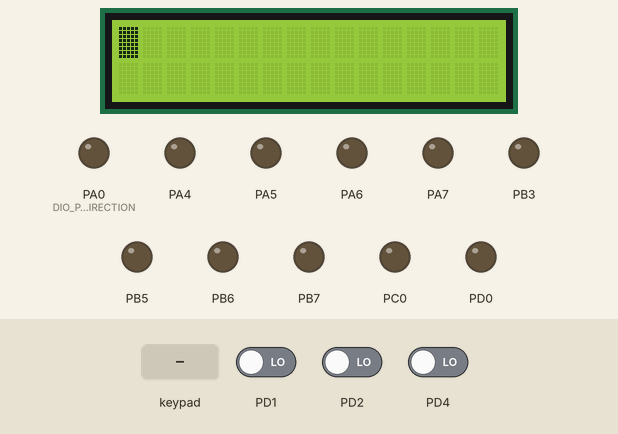
Bench run of a program on a simulated ATmega32, built with avr-gcc and emulated at 16 MHz. Shown: 16×2 character LCD, output pins drawn as LEDs (lit = HIGH). Wiring (inferred from the names in the program): 4×4 keypad with keys 7 8 9 / 4 5 6 * 1 2 3 - C 0 = +: rows PC5, PC4, PC3, PC2; columns PD3, PD5, PD6, PD7; character LCD (HD44780): RS PA3; E PA2; data PB0, PB1, PB2, PB4. Inputs (shaded band) come from the test bench; at power-on: PD1 LOW, PD2 LOW, PD4 LOW. Pins used as bus, display or sensor lines are not drawn.

Above: at 1.2 s.
1.3 s: keypad keys 7 + 5 = pressed 0.4 s apart
At 1.75 s:
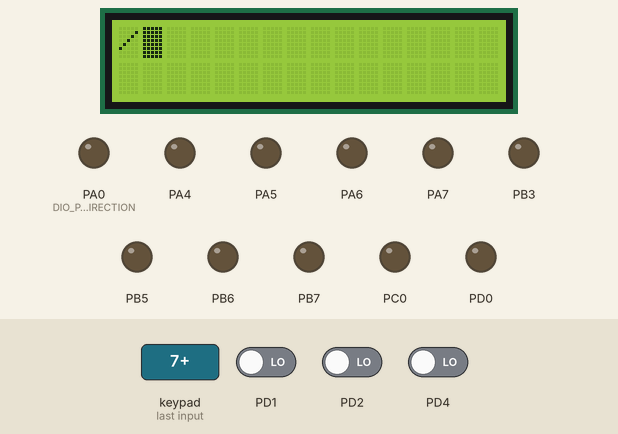
4.4 s: key '4' pressed
At 5.1 s:
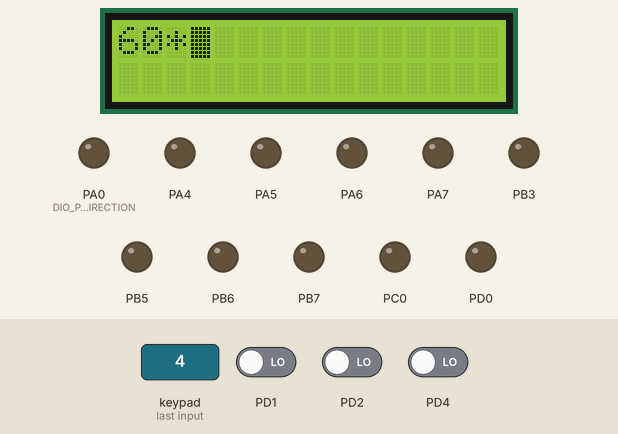
6.1 s: key '7' pressed
At 7.5 s:
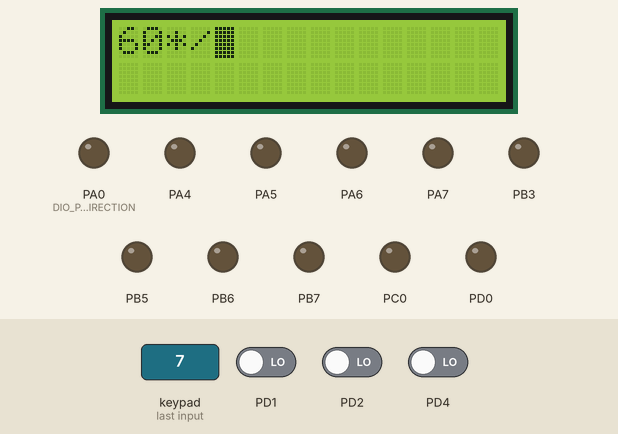
7.8 s: keypad keys 9 - 4 = pressed 0.4 s apart
At 9.8 s:
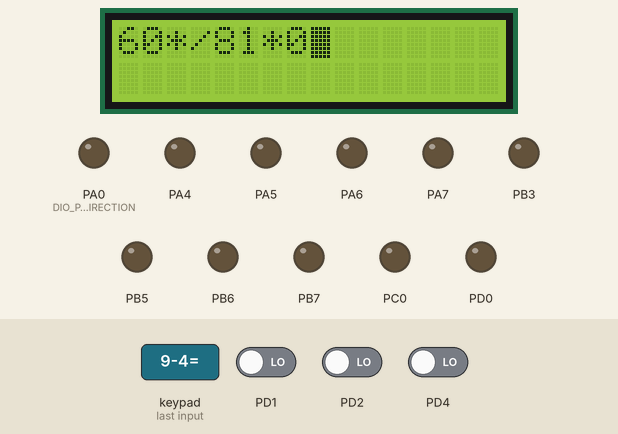
10.9 s: key 'C' pressed
At 12.3 s:
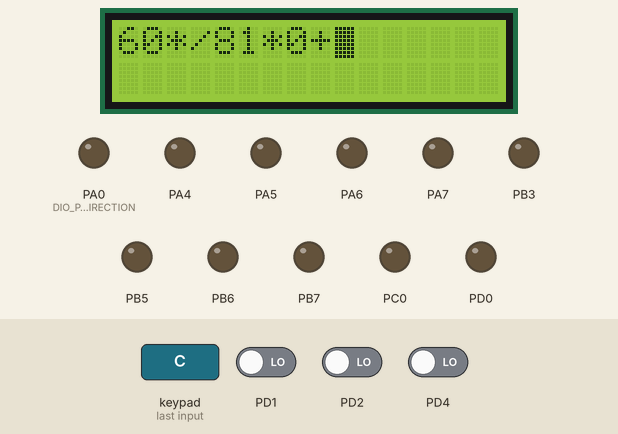
12.6 s: keypad keys 6 * 7 = pressed 0.4 s apart
At 14.6 s:
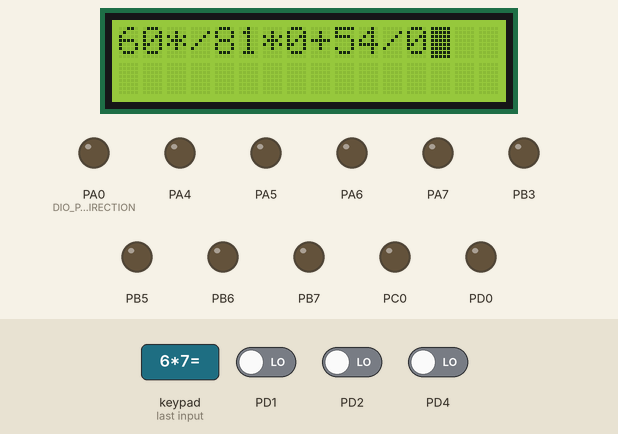
Timing chart, 0 to 16.1 s (numbered marks = the images above; inputs shaded):
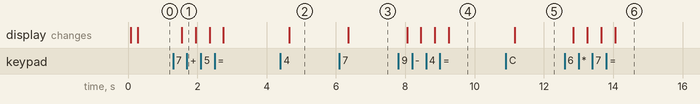

The program:

main.c
```c
/*
 * Simple_Calculator.c
 *
 * Created: 9/15/2023 6:05:09 PM
 * Author : youstina atef
 */

#include "STD_TYPES.h"
#include "BIT_MATH.h"

#include "DIO_Interface.h"
#include "DIO_Confg.h"
#include "DIO_Private.h"

#include "LCD_interface.h"
#include "LCD_config.h"
#include "LCD_private.h"

#include "KEY_Interface.h"
#include "KEY_Confg.h"
#include "KEY_Private.h"

#define F_CPU   16000000
#include <util/delay.h>

int main(void)
{
    DIO_init();
    LCD_init();
    KEY_VoidInit();

    LCD_GoTo(0,4);
    LCD_WriteString("WElCOME");
    LCD_GoTo(1,3);
    LCD_WriteString("CALCULATOR");
    _delay_ms(200);
    LCD_Clear();

    uint8 PressedKey,Operator='\0';
    f32 Num1=0,Num2=0;
    f32 Res;
    while(1)
    {
	    PressedKey = Key_U8PressedKey();

	    if(PressedKey>='0' && PressedKey<='9')
	    {
		    if(Operator=='\0')
		    {
		            LCD_Write_CHAR(PressedKey);
			    Num1 = Num1*10 + (PressedKey-'0');
		    }
		    else
		    {
				LCD_Write_CHAR(PressedKey);
			    Num2 = (Num2*10) + (PressedKey-'0');
		    }
	    }
	    else if(PressedKey=='+' || PressedKey=='-' || PressedKey=='*' ||PressedKey=='/' )
	    {
		    LCD_Write_CHAR(PressedKey);
		    Operator = PressedKey;
	    }
	    else if(PressedKey=='=')
	    {
		    LCD_Write_CHAR(PressedKey);
		    switch(Operator)
		    {
			    case '+':
			    Res = Num1 + Num2;
			    break;
			    case '-':
			    Res = Num1 - Num2;
			    break;
			    case '*':
			    Res = Num1 * Num2;
			    break;
			    case '/':
			    if(Num2!=0)
			    {
				    Res=Num1/Num2;
			    }
			    else
			    {
				    LCD_Clear();
				    LCD_WriteString("Division By Zero");
				    continue;
			    }
			    break;
			    default :
			    LCD_Clear();
			    LCD_WriteString("Invalid Operator !");
		    }

		    LCD_WriteNUM(Res);
		    Num1 = Res;
			 Num2 = 0;
		    Operator = '\0';

	    }
	    else if(PressedKey=='C')
	    {
		    LCD_Clear();
		    Num1 = 0;
			Num2 =0;
		    Operator='\0';
	    }

    }
    return 0;
}
```

LCD_config.h
```c
/*
 * LCD_config.h
 *
 * Created: 9/15/2023 9:49:33 PM
 *  Author: youstina atef
 */


#ifndef LCD_CONFIG_H_
#define LCD_CONFIG_H_

#include "DIO_Interface.h"


 #define LCD_CMD_PORT   DIO_PORTA

 #define RS_PIN         DIO_PIN3
 #define RW_PIN         DIO_PIN1
 #define E_PIN          DIO_PIN2

 #define LCD_DATA_PORT  DIO_PORTB
 #define LCD_D4_Pin         DIO_PIN0
 #define LCD_D5_Pin         DIO_PIN1
 #define LCD_D6_Pin         DIO_PIN2
 #define LCD_D7_Pin         DIO_PIN4

#endif /* LCD_CONFIG_H_ */
```

KEY_Confg.h
```c
/*
 * KEY_Confg.h
 *
 * Created: 9/14/2023 2:22:25 AM
 *  Author: youstina atef
 */


#ifndef KEY_CONFG_H_
#define KEY_CONFG_H_

#include "DIO_Interface.h"


#define ROWS_PORT       DIO_PORTC
#define KPD_R1_PIN 		DIO_PIN5
#define KPD_R2_PIN 		DIO_PIN4
#define KPD_R3_PIN 		DIO_PIN3
#define KPD_R4_PIN 		DIO_PIN2

#define COLS_PORT       DIO_PORTD
#define KPD_C1_PIN 		DIO_PIN7
#define KPD_C2_PIN 		DIO_PIN6
#define KPD_C3_PIN 		DIO_PIN5
#define KPD_C4_PIN 		DIO_PIN3


#define KPD_KEYS 	{{'7','8','9','/'}, {'4','5','6','*'},{'1','2','3','-'},{'C','0','=','+'}}


#define KEYPAD_COLUMN_START KPD_C1_PIN
#define KEYPAD_COLUMN_END   KPD_C4_PIN

/***************************************************************************************/

#define KEYPAD_ROW_START KPD_R1_PIN
#define KEYPAD_ROW_END   KPD_R4_PIN

/***************************************************************************************/

#define KEYPAD_ROWS_NO       (uint8)4
#define KEYPAD_COLUMNS_NO    (uint8)4

#define KEYPAD_NOT_PRESSED   (uint8)0xff

/***************************************************************************************/

#endif /* KEY_CONFG_H_ */
```

KEY_Interface.h
```c
/*
 * KEY_Interface.h
 *
 * Created: 9/14/2023 2:22:06 AM
 *  Author: youstina atef
 */


#ifndef KEY_INTERFACE_H_
#define KEY_INTERFACE_H_

#include "STD_TYPES.h"

void KEY_VoidInit(void);
uint8 Key_U8PressedKey();


#endif /* KEY_INTERFACE_H_ */
```

KEY_Program.c
```c
/*
 * KEY_Program.c
 *
 * Created: 9/14/2023 2:21:41 AM
 *  Author: youstina atef
 */

#include "STD_TYPES.h"
#include "BIT_MATH.h"

#include "DIO_Interface.h"

#include "KEY_Interface.h"
#include "KEY_Confg.h"
#include "KEY_Private.h"

#include <util/delay.h>

uint8 COL_ARR[4]={
	KPD_C1_PIN,KPD_C2_PIN,KPD_C3_PIN,KPD_C4_PIN
};

uint8 ROW_ARR[4]={
	KPD_R1_PIN,KPD_R2_PIN,KPD_R3_PIN,KPD_R4_PIN
};

void KEY_VoidInit(void)
{
		//Setting Rows to Input Pullup
	DIO_setPinDirection(ROWS_PORT,KPD_R1_PIN,DIO_INITIAL_OUTPUT);
	DIO_setPinDirection(ROWS_PORT,KPD_R2_PIN,DIO_INITIAL_OUTPUT);
	DIO_setPinDirection(ROWS_PORT,KPD_R3_PIN,DIO_INITIAL_OUTPUT);
	DIO_setPinDirection(ROWS_PORT,KPD_R4_PIN,DIO_INITIAL_OUTPUT);

	DIO_setPinValue(ROWS_PORT,KPD_R1_PIN,DIO_INITIAL_OUTPUT_HIGH);
	DIO_setPinValue(ROWS_PORT,KPD_R2_PIN,DIO_INITIAL_OUTPUT_HIGH);
	DIO_setPinValue(ROWS_PORT,KPD_R3_PIN,DIO_INITIAL_OUTPUT_HIGH);
	DIO_setPinValue(ROWS_PORT,KPD_R4_PIN,DIO_INITIAL_OUTPUT_HIGH);
	//Setting Columns to Output High
	DIO_setPinDirection(COLS_PORT,KPD_C1_PIN,DIO_INITIAL_INPUT);
	DIO_setPinDirection(COLS_PORT,KPD_C2_PIN,DIO_INITIAL_INPUT);
	DIO_setPinDirection(COLS_PORT,KPD_C3_PIN,DIO_INITIAL_INPUT);
	DIO_setPinDirection(COLS_PORT,KPD_C4_PIN,DIO_INITIAL_INPUT);

    DIO_setPinValue(COLS_PORT,KPD_C1_PIN,DIO_INITIAL_INPUT_PULLUP);
    DIO_setPinValue(COLS_PORT,KPD_C2_PIN,DIO_INITIAL_INPUT_PULLUP);
    DIO_setPinValue(COLS_PORT,KPD_C3_PIN,DIO_INITIAL_INPUT_PULLUP);
    DIO_setPinValue(COLS_PORT,KPD_C4_PIN,DIO_INITIAL_INPUT_PULLUP);


}
uint8 Key_U8PressedKey()
{
	uint8 Local_u8PressedSwitch = KEYPAD_NOT_PRESSED;
	uint8 Local_u8aKeyPadMap[KEYPAD_ROWS_NO][KEYPAD_COLUMNS_NO] = KPD_KEYS;
	uint8 Local_u8CurrentCol;
	uint8 Local_u8CurrentRow;
	uint8 Local_u8CurrentStatus;

		for (Local_u8CurrentRow = 0 ;Local_u8CurrentRow < KEYPAD_ROWS_NO ;Local_u8CurrentRow++)

	{
		DIO_setPinValue(ROWS_PORT,ROW_ARR[Local_u8CurrentRow],DIO_PIN_LOW);
	for (Local_u8CurrentCol = 0;Local_u8CurrentCol < KEYPAD_COLUMNS_NO ;Local_u8CurrentCol++)

		{
			DIO_getPinValue(COLS_PORT,COL_ARR[Local_u8CurrentCol] , &Local_u8CurrentStatus);
			/*If Switch is pressed */
			if (Local_u8CurrentStatus == DIO_PIN_LOW   ) //as pin is pull up
			{
				_delay_ms(250);
				/*Wait For Debouncing*/
				/*If Switch is pressed */
			if (Local_u8CurrentStatus == DIO_PIN_LOW ) //as pin is pull up
				{
			Local_u8PressedSwitch = Local_u8aKeyPadMap[Local_u8CurrentRow][Local_u8CurrentCol];

				}
			}
		}
		/*Deactivate the column*/
		DIO_setPinValue(ROWS_PORT,ROW_ARR[Local_u8CurrentRow],DIO_PIN_HIGH);

	}
	return Local_u8PressedSwitch ;
}
```

LCD_interface.h
```c
/*
* LCD_interface.h
*
* Created: 9/15/2023 9:49:53 PM
*  Author: youstina atef
*/


#ifndef LCD_INTERFACE_H_
#define LCD_INTERFACE_H_

#include "DIO_Interface.h"
#include "LCD_config.h"
#include "LCD_private.h"
#define F_CPU 16000000
#include "util/delay.h"


void LCD_init();
void LCD_Write_CMD(uint8 CMD);
void LCD_Write_CHAR(uint8 CHAR);
void LCD_WriteString(const uint8 * str);

void LCD_WriteNUM(s64 NUM);
void LCD_WriteFLOAT(f64 num,uint8 Percision);
 void LCD_Clear(void);

void LCD_GoTo(uint8 ROW, uint8 COL);

#endif /* LCD_INTERFACE_H_ */
```

LCD_prog.c
```c
/*
* LCD_prog.c
*
* Created: 9/15/2023 9:50:14 PM
*  Author: Youstina
*/
#include "STD_TYPES.h"
#include "BIT_MATH.h"

#include "DIO_Interface.h"
#include "DIO_Confg.h"
#include "DIO_Private.h"

#include "LCD_interface.h"
#include "LCD_config.h"
#include "LCD_private.h"


void LCD_init(){
	_delay_ms(35);

	// set Rs pin = 0 (write command)
	DIO_setPinValue(LCD_CMD_PORT,RS_PIN,DIO_PIN_LOW);
	private_voidWriteHalfPort(0b0010);
	/* Enable Pulse *//* H => L */
	DIO_setPinValue(LCD_CMD_PORT,E_PIN,DIO_PIN_HIGH);
	_delay_ms(1);
	DIO_setPinValue(LCD_CMD_PORT,E_PIN,DIO_PIN_LOW);
	LCD_Write_CMD(0b00101000);
	_delay_us(45);

	// Display on off Control (DisplayOn, Cursor on, Blink on)
	LCD_Write_CMD(0b00001111);
	_delay_us(45);

	// Clear Display
	//LCD_Write_CMD(0b00000001);
	_delay_ms(2);

	// Set Entry Mode
	LCD_Write_CMD(0b00000110);
}

void LCD_Write_CMD(uint8 CMD){

	// set Rs pin = 0 (write command)
	DIO_setPinValue(LCD_CMD_PORT,RS_PIN,DIO_PIN_LOW);

	// Write The Most 4 bits Of command on Data Pins
	private_voidWriteHalfPort(CMD>>4);

	/* Enable Pulse *//* H => L */
	DIO_setPinValue(LCD_CMD_PORT,E_PIN,DIO_PIN_HIGH);
	_delay_ms(1);
	DIO_setPinValue(LCD_CMD_PORT,E_PIN,DIO_PIN_LOW);

	// Write The Least 4 bits Of command on Data Pins
	private_voidWriteHalfPort(CMD);

	/* Enable Pulse *//* H => L */
	DIO_setPinValue(LCD_CMD_PORT,E_PIN,DIO_PIN_HIGH);
	_delay_ms(1);
	DIO_setPinValue(LCD_CMD_PORT,E_PIN,DIO_PIN_LOW);
}

void LCD_Write_CHAR(uint8 CHAR){

	// set Rs pin = 1 (write data)
	DIO_setPinValue(LCD_CMD_PORT,RS_PIN,DIO_PIN_HIGH);

	// Write The Most 4 bits Of data on Data Pins
	private_voidWriteHalfPort(CHAR>>4);

	/* Enable Pulse *//* H => L */
	DIO_setPinValue(LCD_CMD_PORT,E_PIN,DIO_PIN_HIGH);
	_delay_ms(1);
	DIO_setPinValue(LCD_CMD_PORT,E_PIN,DIO_PIN_LOW);

	// Write The Least 4 bits Of data on Data Pins
	private_voidWriteHalfPort(CHAR);

	/* Enable Pulse *//* H => L */
	DIO_setPinValue(LCD_CMD_PORT,E_PIN,DIO_PIN_HIGH);
	_delay_ms(1);
	DIO_setPinValue(LCD_CMD_PORT,E_PIN,DIO_PIN_LOW);
}


void LCD_GoTo(uint8 ROW, uint8 COL)
{
	uint8 Address[2] = {LCD_Line1_1stAddress, LCD_Line2_1stAddress};
	LCD_Write_CMD(Address[ROW] + COL);
}


void LCD_Clear(void)
{
	LCD_Write_CMD(CMD_Clear_Display);
}

void LCD_WriteString(const uint8 * str){

	while( (*str) !='\0'){
		LCD_Write_CHAR(*str);
		str++;

	}
}

void LCD_WriteNUM(s64 NUM){
	u64 Multiplier=1;

	if(NUM == 0){	LCD_Write_CHAR('0'); 	}

	else
	{
		if(NUM < 0) {	LCD_Write_CHAR('-');
		NUM *= -1;		 }

		if(NUM > 0){

			while( (s64)(NUM/Multiplier) != 0){	Multiplier*=10;	}

			do
			{
				Multiplier/=10;
				LCD_Write_CHAR( NUM/Multiplier +'0');
				NUM %=Multiplier;
			}
			while(Multiplier != 1 );

		}
	}
}

void LCD_WriteFLOAT(f64 num,uint8 Percision)
{
	u64 val,i;
	val = (u64) num;
	LCD_WriteNUM(val);
	LCD_Write_CHAR('.');
	num -= val;
	for (i = 0; i < Percision; i++)
	{
		num *=10;
		val = (int)num;
		LCD_Write_CHAR(val+'0');
		num -=val;
	}
}


static void private_voidWriteHalfPort(uint8 copy_u8Value)
{
	DIO_setPinValue(LCD_DATA_PORT,LCD_D4_Pin,GET_BIT(copy_u8Value,0));
	DIO_setPinValue(LCD_DATA_PORT,LCD_D5_Pin,GET_BIT(copy_u8Value,1));
	DIO_setPinValue(LCD_DATA_PORT,LCD_D6_Pin,GET_BIT(copy_u8Value,2));
	DIO_setPinValue(LCD_DATA_PORT,LCD_D7_Pin,GET_BIT(copy_u8Value,3));
}
```

KEY_Private.h
```c
/*
 * KEY_Private.h
 *
 * Created: 9/14/2023 2:21:19 AM
 *  Author: youstina atef
 */


#ifndef KEY_PRIVATE_H_
#define KEY_PRIVATE_H_


#endif /* KEY_PRIVATE_H_ */
```

LCD_private.h
```c
/*
 * LCD_private.h
 *
 * Created: 9/15/2023 9:49:13 PM
 *  Author: youstina atef
 */


#ifndef LCD_PRIVATE_H_
#define LCD_PRIVATE_H_

#define CMD_Clear_Display						             0x01
#define CMD_Return_Home				            			 0x02

#define CMD_Shift_Cursor_Left_Per_Read_Write				 0x04
#define CMD_Shift_Cursor_Right_Per_Read_Write				 0x06
#define CMD_Shift_Display_Right_Per_Read_Write               0x05
#define CMD_Shift_Display_Left_Per_Read_Write                0x07

#define CMD_Display_Cursor_Blink_ALL_OFF				     0x08
#define CMD_Display_Cursor_OFF_Blink_ON						 0x09
#define CMD_Display_OFF_Cursor_ON_Blink_OFF                  0x0A
#define CMD_Display_OFF_Cursor_Blink_ON                      0x0B
#define CMD_Display_ON_Cursor_Blink_OFF					     0x0C
#define CMD_Display_ON_Cursor_OFF_Blink_ON                   0x0D
#define CMD_Display_Cursor_ON_Blink_OFF          0x0E
#define CMD_Display_Cursor_Blink_ALL_ON          0X0F


#define CMD_Shift_Cursor_Position_Left           0x10
#define CMD_Shift_Cursor_Position_Right          0x14

#define CMD_Shift_Entire_Display_Left            0x18
#define CMD_Shift_Entire_Display_Right           0x1C


#define CMD_LCD_4Bit_Mode_1_Line_5X8			 0X20
#define CMD_LCD_4Bit_Mode_2_Line_5X8			 0X28

#define CMD_LCD_8Bit_Mode_1Line_5X8              0X30
#define CMD_LCD_8Bit_Mode_2Line_5X8              0X38


#define LCD_Line1_1stAddress                     0x80
#define LCD_Line2_1stAddress                     0xC0 //0X80+0X40=0XC0

#define CGRAM_CMD_OFFSET                         0X40
#define DDRAM_CMD_OFFSET                         0X80


static void private_voidWriteHalfPort(uint8 copy_u8Value);
#endif /* LCD_PRIVATE_H_ */
```

DIO_Confg.h
```c
/*
 * DIO_CONFG.h
 *
 * Created: 9/13/2023 11:51:16 PM
 *  Author: Youstina Atef
 */


#ifndef DIO_CONFG_H_
#define DIO_CONFG_H_

/* MACROS FOR PINS INITIALIZATION */

/* Options FOR Pins Initial Directions:
1- DIO_INITIAL_OUTPUT
2- DIO_INITIAL_INPUT
 */

#define DIO_PA0_INITIAL_DIRECTION                     DIO_INITIAL_OUTPUT
#define DIO_PA1_INITIAL_DIRECTION                     DIO_INITIAL_INPUT
#define DIO_PA2_INITIAL_DIRECTION                     DIO_INITIAL_OUTPUT
#define DIO_PA3_INITIAL_DIRECTION                     DIO_INITIAL_OUTPUT
#define DIO_PA4_INITIAL_DIRECTION                     DIO_INITIAL_OUTPUT
#define DIO_PA5_INITIAL_DIRECTION                     DIO_INITIAL_OUTPUT
#define DIO_PA6_INITIAL_DIRECTION                     DIO_INITIAL_OUTPUT
#define DIO_PA7_INITIAL_DIRECTION                     DIO_INITIAL_OUTPUT

#define DIO_PB0_INITIAL_DIRECTION                     DIO_INITIAL_OUTPUT
#define DIO_PB1_INITIAL_DIRECTION                     DIO_INITIAL_OUTPUT
#define DIO_PB2_INITIAL_DIRECTION                     DIO_INITIAL_OUTPUT
#define DIO_PB3_INITIAL_DIRECTION                     DIO_INITIAL_OUTPUT
#define DIO_PB4_INITIAL_DIRECTION                     DIO_INITIAL_OUTPUT
#define DIO_PB5_INITIAL_DIRECTION                     DIO_INITIAL_OUTPUT
#define DIO_PB6_INITIAL_DIRECTION                     DIO_INITIAL_OUTPUT
#define DIO_PB7_INITIAL_DIRECTION                     DIO_INITIAL_OUTPUT

#define DIO_PC0_INITIAL_DIRECTION                     DIO_INITIAL_OUTPUT
#define DIO_PC1_INITIAL_DIRECTION                     DIO_INITIAL_INPUT
#define DIO_PC2_INITIAL_DIRECTION                     DIO_INITIAL_OUTPUT
#define DIO_PC3_INITIAL_DIRECTION                     DIO_INITIAL_OUTPUT
#define DIO_PC4_INITIAL_DIRECTION                     DIO_INITIAL_OUTPUT
#define DIO_PC5_INITIAL_DIRECTION                     DIO_INITIAL_OUTPUT
#define DIO_PC6_INITIAL_DIRECTION                     DIO_INITIAL_INPUT
#define DIO_PC7_INITIAL_DIRECTION                     DIO_INITIAL_INPUT

#define DIO_PD0_INITIAL_DIRECTION                     DIO_INITIAL_OUTPUT
#define DIO_PD1_INITIAL_DIRECTION                     DIO_INITIAL_INPUT
#define DIO_PD2_INITIAL_DIRECTION                     DIO_INITIAL_INPUT
#define DIO_PD3_INITIAL_DIRECTION                     DIO_INITIAL_INPUT
#define DIO_PD4_INITIAL_DIRECTION                     DIO_INITIAL_INPUT
#define DIO_PD5_INITIAL_DIRECTION                     DIO_INITIAL_INPUT
#define DIO_PD6_INITIAL_DIRECTION                     DIO_INITIAL_INPUT
#define DIO_PD7_INITIAL_DIRECTION                     DIO_INITIAL_INPUT


/* Options FOR Pins Initial Values:
1- DIO_INITIAL_OUTPUT_HIGH
2- DIO_INITIAL_OUTPUT_LOW
3- DIO_INITIAL_INPUT_PULLUP
4- DIO_INITIAL_INPUT_FLOATING
 */

#define DIO_PA0_INITIAL_VALUE                 DIO_INITIAL_OUTPUT_LOW
#define DIO_PA1_INITIAL_VALUE                 DIO_INITIAL_INPUT_FLOATING
#define DIO_PA2_INITIAL_VALUE                 DIO_INITIAL_OUTPUT_LOW
#define DIO_PA3_INITIAL_VALUE                 DIO_INITIAL_OUTPUT_LOW
#define DIO_PA4_INITIAL_VALUE                 DIO_INITIAL_OUTPUT_LOW
#define DIO_PA5_INITIAL_VALUE                 DIO_INITIAL_OUTPUT_LOW
#define DIO_PA6_INITIAL_VALUE                 DIO_INITIAL_OUTPUT_LOW
#define DIO_PA7_INITIAL_VALUE                 DIO_INITIAL_OUTPUT_LOW

#define DIO_PB0_INITIAL_VALUE                 DIO_INITIAL_OUTPUT_LOW
#define DIO_PB1_INITIAL_VALUE                 DIO_INITIAL_OUTPUT_LOW
#define DIO_PB2_INITIAL_VALUE                 DIO_INITIAL_OUTPUT_LOW
#define DIO_PB3_INITIAL_VALUE                 DIO_INITIAL_OUTPUT_LOW
#define DIO_PB4_INITIAL_VALUE                 DIO_INITIAL_OUTPUT_LOW
#define DIO_PB5_INITIAL_VALUE                 DIO_INITIAL_INPUT_FLOATING
#define DIO_PB6_INITIAL_VALUE                 DIO_INITIAL_INPUT_FLOATING
#define DIO_PB7_INITIAL_VALUE                 DIO_INITIAL_INPUT_FLOATING

#define DIO_PC0_INITIAL_VALUE                 DIO_INITIAL_OUTPUT_LOW
#define DIO_PC1_INITIAL_VALUE                 DIO_INITIAL_INPUT_FLOATING
#define DIO_PC2_INITIAL_VALUE                 DIO_INITIAL_OUTPUT_HIGH
#define DIO_PC3_INITIAL_VALUE                 DIO_INITIAL_OUTPUT_HIGH
#define DIO_PC4_INITIAL_VALUE                 DIO_INITIAL_OUTPUT_HIGH
#define DIO_PC5_INITIAL_VALUE                 DIO_INITIAL_OUTPUT_HIGH
#define DIO_PC6_INITIAL_VALUE                 DIO_INITIAL_INPUT_FLOATING
#define DIO_PC7_INITIAL_VALUE                 DIO_INITIAL_INPUT_FLOATING

#define DIO_PD0_INITIAL_VALUE                 DIO_INITIAL_OUTPUT_LOW
#define DIO_PD1_INITIAL_VALUE                 DIO_INITIAL_INPUT_FLOATING
#define DIO_PD2_INITIAL_VALUE                 DIO_INITIAL_INPUT_FLOATING
#define DIO_PD3_INITIAL_VALUE                 DIO_INITIAL_INPUT_PULLUP
#define DIO_PD4_INITIAL_VALUE                 DIO_INITIAL_INPUT_FLOATING
#define DIO_PD5_INITIAL_VALUE                 DIO_INITIAL_INPUT_PULLUP
#define DIO_PD6_INITIAL_VALUE                 DIO_INITIAL_INPUT_PULLUP
#define DIO_PD7_INITIAL_VALUE                 DIO_INITIAL_INPUT_PULLUP

#endif /* DIO_CONFG_H_ */
```

BIT_MATH.h
```c
/*
 * BIT_MATH.h
 *
 * Created: 9/13/2023 11:33:06 PM
 *  Author: Youstina Atef
 */


#ifndef BIT_MATH_H_
#define BIT_MATH_H_


#define SET_BIT(REG, BIT_NO)		((REG) |= (1<<(BIT_NO)))
#define CLEAR_BIT(REG, BIT_NO)		((REG) &= (~(1<<(BIT_NO))))
#define TOGGLE_BIT(REG, BIT_NO)		((REG) ^= (1<<(BIT_NO)))
#define GET_BIT(REG, BIT_NO)		(((REG)>>(BIT_NO)) & 1)
#define TOG_BIT(REG,BIT_NO)    REG^=(1<<BIT_NO)


#endif /* BIT_MATH_H_ */
```

STD_TYPES.h
```c
/*
 * STD_TYPES.h
 *
 * Created: 9/13/2023 11:33:28 PM
 *  Author: Youstina Atef
 */


#ifndef STD_TYPES_H_
#define STD_TYPES_H_

/*							Null Pointer                                */
#define NULL	((void*)0)

/*				Standard Types for Unsigned Integers                    */
typedef unsigned char uint8;
typedef unsigned short u16;
typedef unsigned long u32;
typedef unsigned long long u64;

/*				Standard Types for Signed Integers						*/
typedef signed char s8;
typedef signed short s16;
typedef signed long s32;
typedef signed long long s64;

/*				Standard Floating Point Numbers                         */
typedef float f32;
typedef double f64;
typedef long double f80;


#endif /* STD_TYPES_H_ */
```

Source omitted: DIO_Interface.h (1923 bytes), DIO_Private.h (1408 bytes), DIO_Program.c (6172 bytes)

Measured:
- after the input at 1.3 s, the display: changes after 0.25 s (image 1)
- after the input at 4.4 s, the display: changes after 0.25 s (image 2)
- after the input at 6.1 s, the display: changes after 0.25 s (image 3)
- after the input at 7.8 s, the display: first changes after 0.25 s (image 4 shows a later state)
- after the input at 10.9 s, the display: changes after 0.25 s (image 5)
- after the input at 12.6 s, the display: first changes after 0.25 s (image 6 shows a later state)
